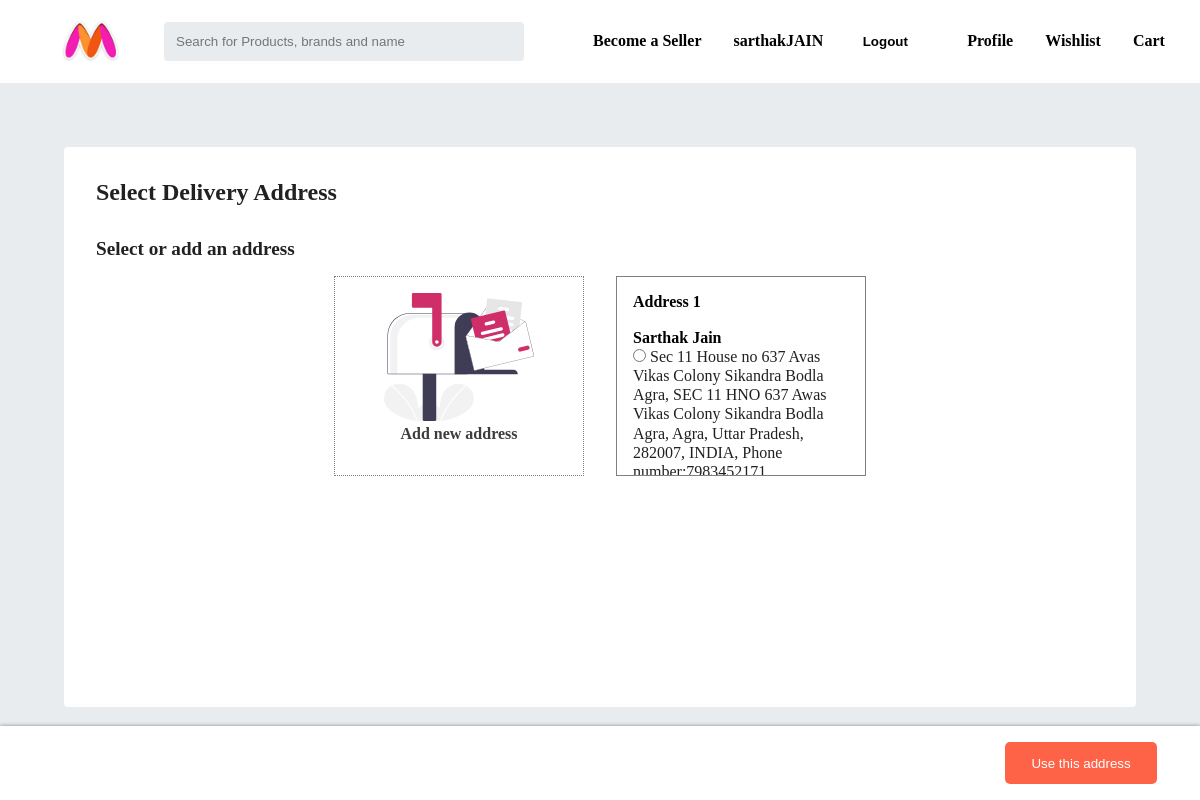
The app's page /shop/checkout/deliveryaddress/de63af19b018438ea19281714db67658 (signed in) with its own data.
### shop/models.py (models this page shows, shortened)
class DeliveryAddress(models.Model):
    address_id = models.UUIDField(primary_key = True,default = uuid.uuid4,editable = False)
    buyer = models.ForeignKey(settings.AUTH_USER_MODEL,on_delete=models.DO_NOTHING)
    deliver_country = models.CharField(max_length=100)
    fullname = models.CharField(max_length=20)
    mobileno = models.CharField(max_length=15)
    pincode = models.CharField(max_length=10)
    flatno = models.CharField(max_length=250)
    area = models.CharField(max_length=200)
    landmark = models.CharField(max_length=200)
    city = models.CharField(max_length=200)
    state = models.CharField(max_length=200)

### shop/views.py (the view)
# urls.py: re_path('^checkout/deliveryaddress/(?P<productid>[a-zA-Z0-9!@#$&()\\-`_.+,/\"]*)',views.checkoutdeliveryaddress,name="checkoutdeliveryaddress"),
def checkoutdeliveryaddress(request,productid=None):
    qry = DeliveryAddress.objects.filter(buyer = request.user).values()
    obj = {'params':qry,'productid':productid}
    return render(request,'shop/checkoutdeliveryaddress.html',obj)

### shop/templates/shop/checkoutdeliveryaddress.html (shortened to what this page needs)
{%extends 'shop/baseheader.html'%}
{%load static%}
{%block body%}
<section class="delivery_Section_Outer">
<section class="delivery_Section_Wrapper">
    <h1 >Select Delivery Address</h1>
    <form action="/shop/checkout/paymentsection/{{productid}}" method="post" id="deliverySectionForm">
        <h4 class="AddressHeadline">Select or add an address</h4>
        <div class="DeliverySectioncardWrapper">
            <div class="DeliverySectionCard addNewDeliveryAddress" id="add_NewAddress">
                <img src="{%static 'images/mailbox.svg'%}" alt="mailbox">
                <p>Add new address</p>
            </div>
            {%for item in params%}
            <div class="DeliverySectionCard" for="{{item.address_id}}">
                <strong>Address {{ forloop.counter }}</strong><br><br>
                <b>{{item.fullname}}</b><br>
                <input type="radio" required name="deliveryaddress" value="{{item.address_id}}" id="{{item.address_id}}"><label for="{{item.address_id}}">&nbsp;{{item.flatno}},<span> {{item.area}}</span>, <span>{{item.city}}</span>, <span>{{item.state}}</span>, <span>{{item.pincode}}</span>, <span>{{item.deliver_country}}</span>, <span>Phone number:{{item.mobileno}}</span></label>
            </div>
            {%endfor%}
        <div class='checkoutDeliveryAddressSubmission'>
            <input type="submit" value="Use this address">
        </div>
    </form>
</section>
</section>
{%endblock%}

### shop/templates/shop/baseheader.html (shortened to what this page needs)
<!DOCTYPE html>
{%load static%}
<html lang="en">
<head>
    <link rel="stylesheet" href="https://cdnjs.cloudflare.com/ajax/libs/font-awesome/4.7.0/css/font-awesome.min.css">
    <link rel="stylesheet"  href="{%static 'css/header.css'%}">
    <link rel="stylesheet" href="{%static 'css/briefProductSection.css'%}">
    <link rel="stylesheet" href="{%static 'css/bannerImage.css'%}">
    <link rel="stylesheet" href="{%static 'css/productShowCase.css'%}">
    <link rel="stylesheet" href="{%static 'css/login.css'%}">
    <link rel="stylesheet" href="{%static 'css/productinfo.css'%}">
    <link rel="stylesheet" href="{%static 'css/category.css'%}">
    <link rel="stylesheet" href="{%static 'css/cart.css'%}">
    <link rel="stylesheet" href="{%static 'css/wishlist.css'%}">
    <link rel="stylesheet" href="{%static 'css/checkoutdeliveryaddress.css'%}">
    <link rel="stylesheet" href="{%static 'css/paymentsection.css'%}">
    <link rel="stylesheet" href="{%static 'css/order.css'%}">
</head>
<body>
    <header class="outerSectionHeader">
        <a href="/shop"><img src="{%static 'images/logo.png'%}" alt="logo" class="brandname"></a>
        <form action="" method="get">
            <input type="text" placeholder="Search for Products, brands and name" name="searchBar">
        </form>
            <ul class="headerOptions">
                <li>Become a Seller</li>
                {% if user.is_authenticated %}
                    <p style="margin-left:2em;">{{request.user}}</p>
                    <form action="/shop/logout" method="POST">
                        <input type="submit" value="Logout" class="headerlogoutbtn">
                    </form>
                {% else %}
                <li class="headerOptions"><a href="login" class="headerOptions">Login</a></li>
                <li class="headerOptions"><a href="signup" class="headerOptions">SignUp</a> </li>
                {% endif %}
                <li class="headerOptions"><a href="" class="headerOptions">Profile</a></li>
                <li class="headerOptions"><a href="" class="headerOptions">Wishlist</a></li>
                <li class="headerOptions"><a href="" class="headerOptions">Cart</a></li>
            </ul>
    </header>
    {%block body%}{%endblock%}
</body>
</html>

### static/css/header.css (style rules this page uses)
* { margin:0; padding:0; box-sizing: border-box; }
.outerSectionHeader { background-color:#FFFFFF; width:100%; min-height:80px; display: flex; align-items: center; box-shadow: 0 0 8px rgb(217, 210, 210); }
.brandname { padding-top:12px; margin-left:2em; width: 120px; }
.outerSectionHeader form input[type="text"]:first-child { min-width: 250px; padding:12px; width:30vw; outline:none; border:none; margin-left: 12px; background-color: #E9ECEF; border-radius: 4px; }
.outerSectionHeader form input[type="button"],.headerlogoutbtn { outline:none; border:none; color: #000000; font-weight: bolder; background-color: #FFFFFF; min-width:100px; margin-left:12px; cursor: pointer; }
.headerOptions { color: black; font-weight: bolder; text-decoration: none; list-style: none; display: inline-flex; font-size: 1em; margin:auto; }
.headerOptions li:first-child { margin-left:34px; }
.headerOptions li { margin-left: 2em; }

### static/css/bannerImage.css (style rules this page uses)
* { margin:0; padding:0; box-sizing: border-box; }

### static/css/checkoutdeliveryaddress.css (style rules this page uses)
.delivery_Section_Outer { width:100%; min-height:90vh; max-height: 100%; background-color: #E9ECEF; padding:4em; }
.delivery_Section_Wrapper { background-color: #FFFFFF; min-height: calc(90vh - 10em); padding:2em; border-radius: 4px; }
.delivery_Section_Wrapper h1:first-child { color: #212121; font-size: x-large; }
.delivery_Section_Wrapper #deliverySectionForm { padding-top:2em; }
.delivery_Section_Wrapper #deliverySectionForm .AddressHeadline { color:#212121; font-size: larger; }
.DeliverySectioncardWrapper { display: flex; flex-wrap: wrap; justify-content: center; align-items: center; }
.DeliverySectioncardWrapper .DeliverySectionCard { width:250px; height:200px; border:1px solid gray; padding:1em; cursor: pointer; margin:1em; overflow-y:auto; padding-bottom: 1em; }
.addNewDeliveryAddress { text-align: center; border:none; border:1px dotted gray!important; }
.addNewDeliveryAddress img { width:150px; max-height:150px; }
.addNewDeliveryAddress p { text-align: center; color: rgb(63, 60, 60); font-weight: bold; }
.DeliverySectionCard label { line-height:1.2em; color:#212121; }
.checkoutDeliveryAddressSubmission { width:100%; padding:1em; background-color: #FFFFFF; box-shadow: 0 0 4px gray; position: fixed; bottom: 0; left:0; right:0; }
.checkoutDeliveryAddressSubmission input[type='submit'] { float:right; margin-right:2em; padding:1em 2em; background-color: tomato; color: #FFFFFF; border-radius: 5px; border: none; cursor: pointer; }

### records on screen
DeliveryAddress: fullname "Sarthak Jain", flatno "Sec 11 House no 637 Avas Vikas Colony Sikandra Bodla Agra", area "SEC 11 HNO 637 Awas Vikas Colony Sikandra Bodla Agra", city "Agra", state "Uttar Pradesh", pincode "282007", deliver_country "INDIA", mobileno "7983452171"

### other values on screen
{{ request.user }} "sarthakJAIN"
